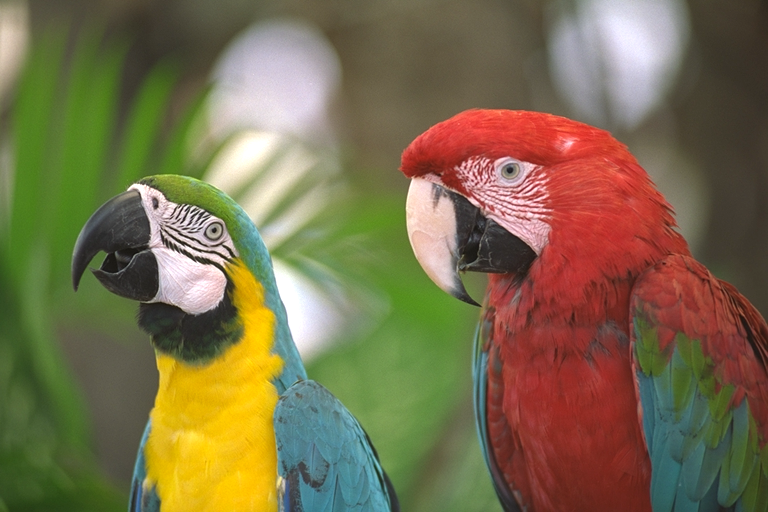
#> input picture JPEG/jpeg_modules/input.bmp, 768 x 512 px
$ python colorSpace_subsamlpe.py
#> lines starting #> are read from the running program, lines starting #| are printed output that depends on the picture
import cv2
import numpy as np
import matplotlib.pyplot as plt

def rgb_to_ycbcr(image):
    """Converts an RGB image to YCbCr color space."""
    return cv2.cvtColor(image, cv2.COLOR_RGB2YCrCb)

def ycbcr_to_rgb(image):
    """Converts a YCbCr image to RGB color space."""
    return cv2.cvtColor(image, cv2.COLOR_YCrCb2RGB)

def chroma_subsampling_400(ycbcr_image):
    """Applies 4:0:0 chroma subsampling on the YCbCr image."""
    y, cb, cr = cv2.split(ycbcr_image)

    # Set the chroma channels (Cb and Cr) to zero
    cb_zeros = np.zeros_like(cb)
    cr_zeros = np.zeros_like(cr)

    # Merge back the channels with zeroed chroma
    subsampled_image = cv2.merge((y, cb_zeros, cr_zeros))
    return subsampled_image


def chroma_subsampling_420(ycbcr_image):
    """Applies 4:2:0 chroma subsampling on the YCbCr image."""
    y, cb, cr = cv2.split(ycbcr_image)

    # Downsample the Cb and Cr channels
    cb_downsampled = cv2.resize(cb, (cb.shape[1] // 4, cb.shape[0] // 4), interpolation=cv2.INTER_AREA)
    cr_downsampled = cv2.resize(cr, (cr.shape[1] // 4, cr.shape[0] // 4), interpolation=cv2.INTER_AREA)

    # Upsample back to original size
    cb_upsampled = cv2.resize(cb_downsampled, (cb.shape[1], cb.shape[0]), interpolation=cv2.INTER_LINEAR)
    cr_upsampled = cv2.resize(cr_downsampled, (cr.shape[1], cr.shape[0]), interpolation=cv2.INTER_LINEAR)

    # Merge the channels back together
    subsampled_image = cv2.merge((y, cb_upsampled, cr_upsampled))
    return subsampled_image

def chroma_subsampling_411(ycbcr_image):
    """Applies 4:1:1 chroma subsampling on the YCbCr image."""
    y, cb, cr = cv2.split(ycbcr_image)

    # Downsample the Cb and Cr channels horizontally by a factor of 4
    cb_downsampled = cv2.resize(cb, (cb.shape[1] // 4, cb.shape[0]), interpolation=cv2.INTER_AREA)
    cr_downsampled = cv2.resize(cr, (cr.shape[1] // 4, cr.shape[0]), interpolation=cv2.INTER_AREA)

    # Upsample back to the original size
    cb_upsampled = cv2.resize(cb_downsampled, (cb.shape[1], cb.shape[0]), interpolation=cv2.INTER_LINEAR)
    cr_upsampled = cv2.resize(cr_downsampled, (cr.shape[1], cr.shape[0]), interpolation=cv2.INTER_LINEAR)

    # Merge the channels back together
    subsampled_image = cv2.merge((y, cb_upsampled, cr_upsampled))
    return subsampled_image

def save_image(filename, image):
    """Saves an image to a file."""
    cv2.imwrite(filename, cv2.cvtColor(image, cv2.COLOR_RGB2BGR))

def main():
    # Step 1: Read the BMP image
    input_filename = "input.bmp"
    original_image = cv2.imread(input_filename)
#> original_image is the input picture: shape (512, 768, 3); mean B, G, R 76.4, 110, 122.3
    original_image = cv2.cvtColor(original_image, cv2.COLOR_BGR2RGB)

    # Step 2: Convert RGB to YCbCr
    ycbcr_image = rgb_to_ycbcr(original_image)
#> in rgb_to_ycbcr, `return cv2.cvtColor(image, cv2.COLOR_RGB2YCrCb)`: returned value: shape (512, 768, 3); mean of channels 0, 1, 2 109.8, 136.9, 109.2
    save_image("ycbcr_image.bmp", ycbcr_image)
#> in save_image, `cv2.imwrite(filename, cv2.cvtColor(image, cv2.COLOR_RGB2BGR))`:
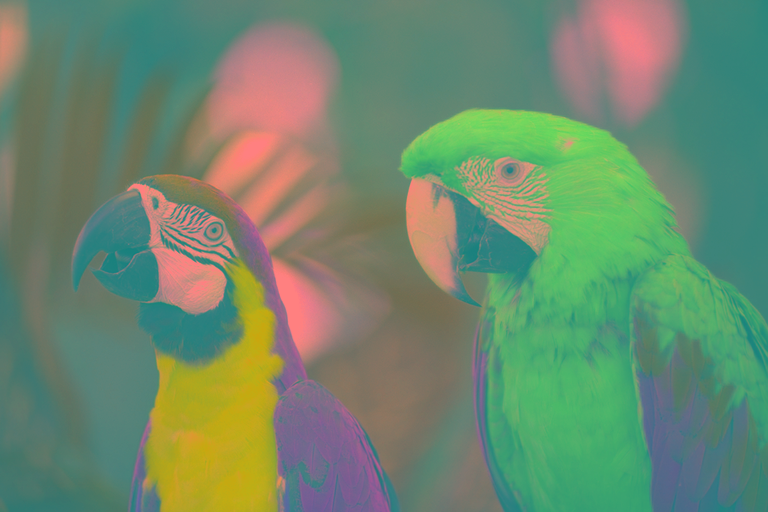
#> saved as ycbcr_image.bmp: shape (512, 768, 3); mean B, G, R 109.2, 136.9, 109.8

    # Step 3: Apply chroma subsampling (4:2:0)
    #subsampled_image = chroma_subsampling_420(ycbcr_image)
    #save_image("subsampled_image.bmp", subsampled_image)

    # Step 3: Apply chroma subsampling (4:0:0)
    #subsampled_image = chroma_subsampling_400(ycbcr_image)
    #save_image("subsampled_image.bmp", subsampled_image)

    # Step 3: Apply chroma subsampling (4:1:1)
    subsampled_image = chroma_subsampling_411(ycbcr_image)
#> in chroma_subsampling_411, `y, cb, cr = cv2.split(ycbcr_image)`:
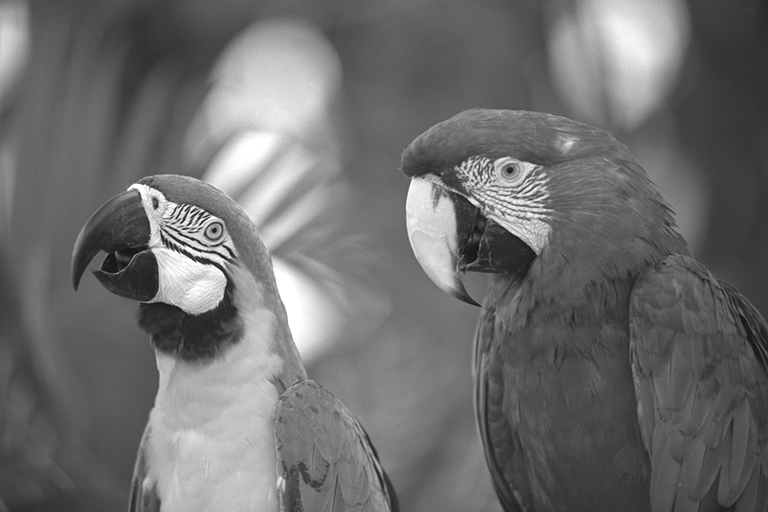
#> y: shape (512, 768); min 15, max 255, mean 109.8
#> in chroma_subsampling_411, `y, cb, cr = cv2.split(ycbcr_image)`:
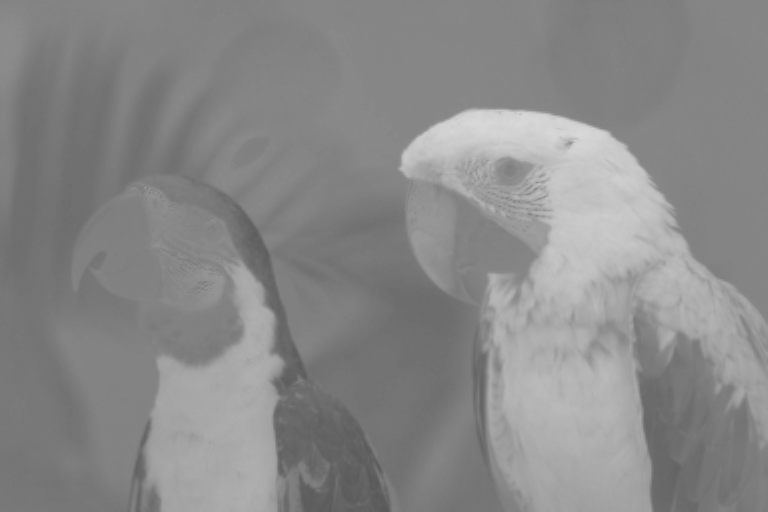
#> cb: shape (512, 768); min 87, max 216, mean 136.9
#> in chroma_subsampling_411, `y, cb, cr = cv2.split(ycbcr_image)`:
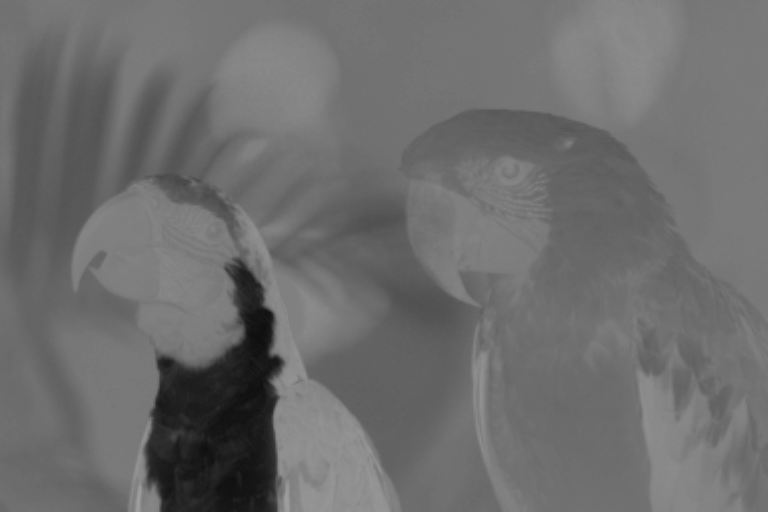
#> cr: shape (512, 768); min 12, max 162, mean 109.2
#> in chroma_subsampling_411, `cb_downsampled = cv2.resize(cb, (cb.shape[1] // 4, cb.shape[0]), inter..`:
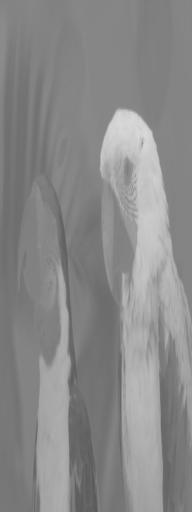
#> cb_downsampled: shape (512, 192); min 88, max 216, mean 136.9
#> in chroma_subsampling_411, `cr_downsampled = cv2.resize(cr, (cr.shape[1] // 4, cr.shape[0]), inter..`:
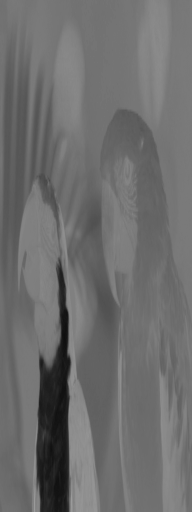
#> cr_downsampled: shape (512, 192); min 14, max 155, mean 109.2
#> in chroma_subsampling_411, `subsampled_image = cv2.merge((y, cb_upsampled, cr_upsampled))`: subsampled_image: shape (512, 768, 3); mean of channels 0, 1, 2 109.8, 136.9, 109.2
    save_image("subsampled_image.bmp", subsampled_image)

    # Step 4: Convert back to RGB
    reconstructed_rgb_image = ycbcr_to_rgb(subsampled_image)
    save_image("reconstructed_rgb_image.bmp", reconstructed_rgb_image)

    # Plot all images
    fig, axes = plt.subplots(1, 4, figsize=(16, 8))

    axes[0].imshow(original_image)
    axes[0].set_title("Original Image")
    axes[0].axis("off")

    axes[1].imshow(ycbcr_image)
    axes[1].set_title("YCbCr Image")
    axes[1].axis("off")

    axes[2].imshow(subsampled_image)
    axes[2].set_title("Subsampled YCbCr Image")
    axes[2].axis("off")

    axes[3].imshow(reconstructed_rgb_image)
    axes[3].set_title("Reconstructed RGB Image")
    axes[3].axis("off")

    plt.tight_layout()
    plt.show()

if __name__ == "__main__":
    main()
